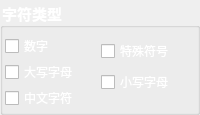
                  <widget class="QGroupBox" name="groupBox_1D">
                   <property name="font">
                    <font>
                     <family>微软雅黑</family>
                     <pointsize>11</pointsize>
                     <weight>75</weight>
                     <bold>true</bold>
                    </font>
                   </property>
                   <property name="styleSheet">
                    <string notr="true">color: rgb(255, 255, 255);</string>
                   </property>
                   <property name="title">
                    <string>字符类型</string>
                   </property>
                   <property name="checkable">
                    <bool>false</bool>
                   </property>
                   <property name="checked">
                    <bool>false</bool>
                   </property>
                   <layout class="QGridLayout" name="gridLayout_2">
                    <property name="leftMargin">
                     <number>2</number>
                    </property>
                    <property name="topMargin">
                     <number>6</number>
                    </property>
                    <property name="rightMargin">
                     <number>2</number>
                    </property>
                    <property name="bottomMargin">
                     <number>2</number>
                    </property>
                    <property name="spacing">
                     <number>2</number>
                    </property>
                    <item row="0" column="0">
                     <layout class="QHBoxLayout" name="horizontalLayout_7" stretch="1,1">
                      <item>
                       <layout class="QVBoxLayout" name="verticalLayout_14" stretch="1,1,1">
                        <item>
                         <widget class="QCheckBox" name="ckb_number_OCR">
                          <property name="font">
                           <font>
                            <family>微软雅黑</family>
                            <pointsize>9</pointsize>
                           </font>
                          </property>
                          <property name="text">
                           <string>数字</string>
                          </property>
                          <property name="checked">
                           <bool>false</bool>
                          </property>
                         </widget>
                        </item>
                        <item>
                         <widget class="QCheckBox" name="ckb_A_OCR">
                          <property name="font">
                           <font>
                            <family>微软雅黑</family>
                            <pointsize>9</pointsize>
                           </font>
                          </property>
                          <property name="text">
                           <string>大写字母</string>
                          </property>
                          <property name="checked">
                           <bool>false</bool>
                          </property>
                         </widget>
                        </item>
                        <item>
                         <widget class="QCheckBox" name="ckb_china_OCR">
                          <property name="font">
                           <font>
                            <family>微软雅黑</family>
                            <pointsize>9</pointsize>
                           </font>
                          </property>
                          <property name="text">
                           <string>中文字符</string>
                          </property>
                          <property name="checked">
                           <bool>false</bool>
                          </property>
                         </widget>
                        </item>
                       </layout>
                      </item>
                      <item>
                       <layout class="QVBoxLayout" name="verticalLayout_15">
                        <item>
                         <widget class="QCheckBox" name="ckb_Scharacter_OCR">
                          <property name="font">
                           <font>
                            <family>微软雅黑</family>
                            <pointsize>9</pointsize>
                           </font>
                          </property>
                          <property name="text">
                           <string>特殊符号</string>
                          </property>
                          <property name="checked">
                           <bool>false</bool>
                          </property>
                         </widget>
                        </item>
                        <item>
                         <widget class="QCheckBox" name="ckb_a_OCR">
                          <property name="font">
                           <font>
                            <family>微软雅黑</family>
                            <pointsize>9</pointsize>
                           </font>
                          </property>
                          <property name="text">
                           <string>小写字母</string>
                          </property>
                          <property name="checked">
                           <bool>false</bool>
                          </property>
                         </widget>
                        </item>
                        <item>
                         <spacer name="horizontalSpacer_3">
                          <property name="orientation">
                           <enum>Qt::Horizontal</enum>
                          </property>
                          <property name="sizeHint" stdset="0">
                           <size>
                            <width>40</width>
                            <height>10</height>
                           </size>
                          </property>
                         </spacer>
                        </item>
                       </layout>
                      </item>
                     </layout>
                    </item>
                   </layout>
                  </widget>
